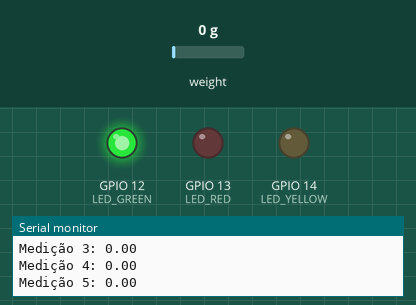
A sketch run on a simulated ESP32. Shown: output pins drawn as LEDs (lit = HIGH), the last lines printed to the serial monitor. The inputs (shaded band) are chosen by the test bench; at power-on: weight on the scale 0 g.

Above: at 10.0 s.
At 22.5 s:
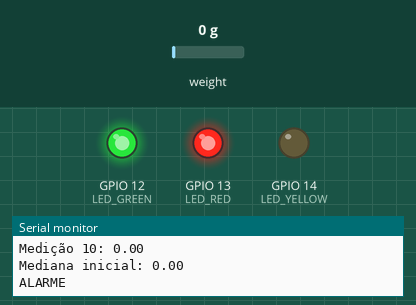
Timing chart, 0 to 78.0 s (numbered marks = the images above):
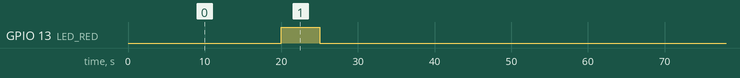

Measured:
- by itself, GPIO 13 (LED_RED): alternates HIGH for 5.0 s and LOW for 55.0 s

The sketch:

Code.ino
```cpp
#include "HX711.h" // Inclui biblioteca HX711.h


const int DOUT_PIN = 33; // GPIO33
const int SCK_PIN = 32;  // GPIO32
const int LED_RED = 13;  // GPIO13 Alertar para tomar o remédio
const int LED_GREEN = 12; // GPIO12 Fica acesso, aparelho ok
const int LED_YELLOW = 14; //GPIO14 Medicamento acabando

HX711 scale; // Instância para realizar leitura de carga

const int NUM_READINGS = 10;  // Número total de leituras (ajuste conforme necessário)
float readings[NUM_READINGS]; // Declara um array que pode armazenar 10 valores float

void setup() {
  Serial.begin(115200);
  scale.begin(DOUT_PIN, SCK_PIN);
  pinMode(LED_RED, OUTPUT);
  pinMode(LED_GREEN, OUTPUT);
  pinMode(LED_YELLOW, OUTPUT);

}
void loop() {
  digitalWrite(LED_GREEN, HIGH);
  // Etapa 1: Realiza medições a cada 1 segundos
  for (int i = 0; i < NUM_READINGS; i++) {
    float currentReading = scale.get_units(10); // Leitura de 10 amostras para estabilidade
    readings[i] = static_cast<int>(currentReading / 1000); // Apenas considera a parte inteira da medição
    Serial.print("Medição ");
    Serial.print(i + 1);
    Serial.print(": ");
    Serial.println(currentReading);
    delay(1000); // Aguarda 1 segundos entre as medições
  }
  // Etapa 2: Calcula a mediana das primeiras leituras
  float initialMedian = calculateMedian(readings, NUM_READINGS);
  Serial.println("Mediana inicial: " + String(initialMedian));
  Serial.println("ALARME");
  digitalWrite(LED_RED, HIGH);
  delay(5000);
  digitalWrite(LED_RED, LOW);

  // Etapa 3: Aguarda 30 segundos
  Serial.println("Aguardando 15 segundos...");
  delay(15000); // Aguarda 15 segundos. No caso é o tempo do paciente se levantar e tomar a droga do comprimido

  // Etapa 4: Realiza medições a cada 1 segundos novamente
  for (int i = 0; i < NUM_READINGS; i++) {
    float currentReadingf = scale.get_units(10);
    // Apenas considera a parte inteira da medição
    readings[i] = static_cast<int>(currentReadingf / 1000);
    Serial.print("Medição ");
    Serial.print(i + 1);
    Serial.print(": ");
    Serial.println(currentReadingf);
    delay(1000);
  }
  // Etapa 5: Calcula a mediana das segundas leituras
  float finalMedian = calculateMedian(readings, NUM_READINGS);
  Serial.println("Mediana final: " + String(finalMedian));

  // Etapa 6: Verifica se a mediana final é menor que a inicial
  if (finalMedian > initialMedian) { // é maior porque o sinal dá valores negativos
    Serial.println("Processo encerrado.");
    while (true) {
    if (finalMedian > -158.00) {
      Serial.println("Atenção!! Medicamento está acabando.");
      digitalWrite(LED_YELLOW, HIGH); // Substitua pelo pino do LED desejado
      delay(5000);
      digitalWrite(LED_YELLOW, LOW);
      }
    }
  } else {
    Serial.println("Reiniciando o processo...");
  }
}
float calculateMedian(float arr[], int size) {
  // Ordena o array usando o algoritmo Bubble Sort
  for (int i = 0; i < size - 1; i++) {
    for (int j = 0; j < size - i - 1; j++) {
      if (arr[j] > arr[j + 1]) {
        // Troca os elementos se estiverem fora de ordem
        float temp = arr[j];
        arr[j] = arr[j + 1];
        arr[j + 1] = temp;
      }
    }
  }
  // Neste ponto, o array está ordenado em ordem crescente
  // Calcula a mediana
  if (size % 2 == 0) {
    // Se o tamanho do array for ímpar, a mediana é o valor do meio
    return (arr[size / 2 - 1] + arr[size / 2]) / 2.0;
  } else {
    // Se o tamanho do array for par, a mediana é a média dos dois valores do meio
    return arr[size / 2];
  }
}
```
